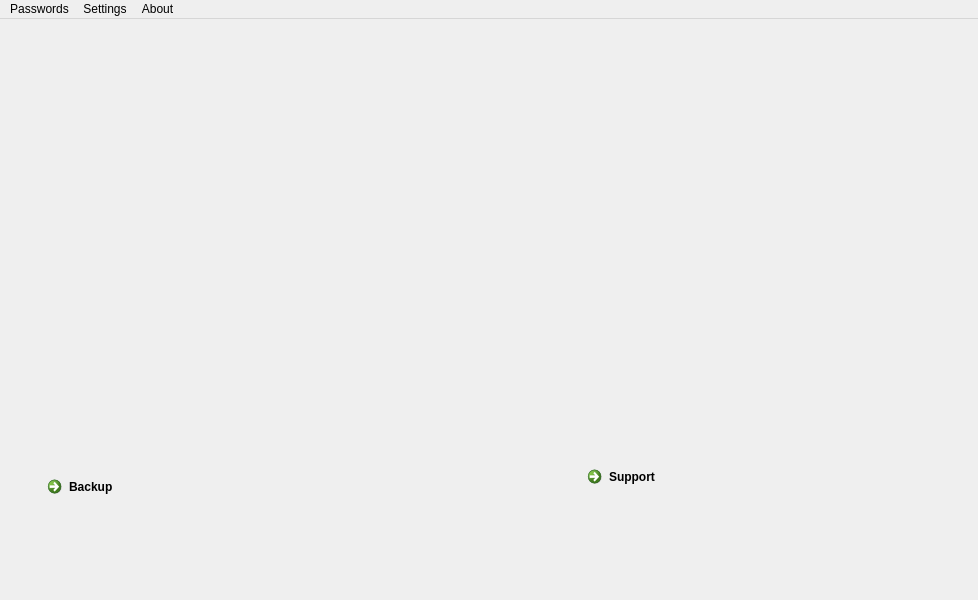
<?xml version="1.0" encoding="UTF-8"?>
<ui version="4.0">
 <class>MainWindow</class>
 <widget class="QMainWindow" name="MainWindow">
  <property name="geometry">
   <rect>
    <x>0</x>
    <y>0</y>
    <width>978</width>
    <height>600</height>
   </rect>
  </property>
  <property name="windowTitle">
   <string>MainWindow</string>
  </property>
  <widget class="QWidget" name="centralwidget">
   <widget class="QLabel" name="label">
    <property name="geometry">
     <rect>
      <x>370</x>
      <y>-80</y>
      <width>701</width>
      <height>621</height>
     </rect>
    </property>
    <property name="text">
     <string/>
    </property>
    <property name="pixmap">
     <pixmap>ghb.png</pixmap>
    </property>
   </widget>
   <widget class="QCommandLinkButton" name="commandLinkButton">
    <property name="geometry">
     <rect>
      <x>40</x>
      <y>450</y>
      <width>291</width>
      <height>41</height>
     </rect>
    </property>
    <property name="toolTip">
     <string>&lt;html&gt;&lt;head/&gt;&lt;body&gt;&lt;p&gt;&lt;span style=&quot; font-size:10pt;&quot;&gt;This function return your removed passwors. You can see information about your backup file.&lt;/span&gt;&lt;/p&gt;&lt;/body&gt;&lt;/html&gt;</string>
    </property>
    <property name="whatsThis">
     <string>&lt;html&gt;&lt;head/&gt;&lt;body&gt;&lt;p&gt;This function return your removed passwors. You can see information about your backup file.&lt;/p&gt;&lt;/body&gt;&lt;/html&gt;</string>
    </property>
    <property name="styleSheet">
     <string notr="true">font: 12pt &quot;MS Shell Dlg 2&quot;;</string>
    </property>
    <property name="text">
     <string>Backup</string>
    </property>
   </widget>
   <widget class="QCommandLinkButton" name="Support">
    <property name="geometry">
     <rect>
      <x>580</x>
      <y>440</y>
      <width>186</width>
      <height>41</height>
     </rect>
    </property>
    <property name="styleSheet">
     <string notr="true">font: 12pt &quot;MS Shell Dlg 2&quot;;</string>
    </property>
    <property name="text">
     <string>Support</string>
    </property>
   </widget>
  </widget>
  <widget class="QMenuBar" name="menubar">
   <property name="geometry">
    <rect>
     <x>0</x>
     <y>0</y>
     <width>978</width>
     <height>25</height>
    </rect>
   </property>
   <widget class="QMenu" name="menuddddd">
    <property name="title">
     <string>Passwords</string>
    </property>
    <addaction name="separator"/>
    <addaction name="separator"/>
    <addaction name="separator"/>
    <addaction name="actionNew_Password"/>
    <addaction name="separator"/>
    <addaction name="actionDelete_all_Passwords"/>
    <addaction name="actionDelete_some_Passwords"/>
    <addaction name="separator"/>
   </widget>
   <widget class="QMenu" name="menudwwwwww">
    <property name="title">
     <string>Settings</string>
    </property>
    <widget class="QMenu" name="menuTheme">
     <property name="title">
      <string>Theme</string>
     </property>
     <addaction name="actionDark_Material"/>
     <addaction name="actionLight"/>
    </widget>
    <addaction name="separator"/>
    <addaction name="separator"/>
    <addaction name="menuTheme"/>
    <addaction name="separator"/>
    <addaction name="separator"/>
    <addaction name="separator"/>
    <addaction name="actionMaster_key"/>
   </widget>
   <widget class="QMenu" name="menuAbout">
    <property name="title">
     <string>About</string>
    </property>
    <addaction name="actionVersion_3_9"/>
    <addaction name="actionjprogram_bk_com"/>
   </widget>
   <addaction name="menuddddd"/>
   <addaction name="menudwwwwww"/>
   <addaction name="menuAbout"/>
  </widget>
  <action name="actionDelete_all_Passwords">
   <property name="text">
    <string>Remove all Passwords</string>
   </property>
  </action>
  <action name="actionDelete_some_Passwords">
   <property name="text">
    <string>Remove some Passwords</string>
   </property>
  </action>
  <action name="actionVersion_3_9">
   <property name="text">
    <string>Version 3.9</string>
   </property>
  </action>
  <action name="actionjprogram_bk_com">
   <property name="text">
    <string>jprogram@bk.com</string>
   </property>
  </action>
  <action name="actionDark_Material">
   <property name="text">
    <string>Strict Dark</string>
   </property>
  </action>
  <action name="actionLight">
   <property name="text">
    <string>Usially Light</string>
   </property>
  </action>
  <action name="actionMaster_key">
   <property name="text">
    <string>All settings</string>
   </property>
  </action>
  <action name="actionNew_Password">
   <property name="text">
    <string>New Password</string>
   </property>
   <property name="shortcut">
    <string>Ctrl+O</string>
   </property>
  </action>
 </widget>
 <resources/>
 <connections/>
</ui>
